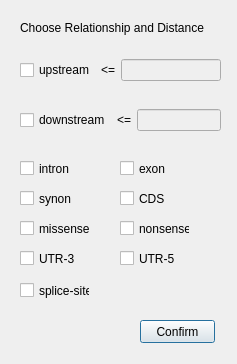
<?xml version="1.0" encoding="UTF-8"?>
<ui version="4.0">
 <class>RelationshipFilter</class>
 <widget class="QDialog" name="RelationshipFilter">
  <property name="geometry">
   <rect>
    <x>0</x>
    <y>0</y>
    <width>237</width>
    <height>364</height>
   </rect>
  </property>
  <property name="windowTitle">
   <string>RelationshipFilter</string>
  </property>
  <widget class="QWidget" name="horizontalLayoutWidget">
   <property name="geometry">
    <rect>
     <x>20</x>
     <y>50</y>
     <width>201</width>
     <height>41</height>
    </rect>
   </property>
   <layout class="QHBoxLayout" name="horizontalLayout">
    <item>
     <widget class="QCheckBox" name="checkBox_upstream">
      <property name="text">
       <string>upstream</string>
      </property>
     </widget>
    </item>
    <item>
     <widget class="QLabel" name="label_2">
      <property name="text">
       <string>&lt;=</string>
      </property>
     </widget>
    </item>
    <item>
     <widget class="QLineEdit" name="Input_upstream">
      <property name="enabled">
       <bool>false</bool>
      </property>
      <property name="text">
       <string/>
      </property>
     </widget>
    </item>
   </layout>
  </widget>
  <widget class="QWidget" name="horizontalLayoutWidget_2">
   <property name="geometry">
    <rect>
     <x>20</x>
     <y>100</y>
     <width>201</width>
     <height>41</height>
    </rect>
   </property>
   <layout class="QHBoxLayout" name="horizontalLayout_2">
    <item>
     <widget class="QCheckBox" name="checkBox_downstream">
      <property name="text">
       <string>downstream</string>
      </property>
     </widget>
    </item>
    <item>
     <widget class="QLabel" name="label_3">
      <property name="text">
       <string>&lt;=</string>
      </property>
     </widget>
    </item>
    <item>
     <widget class="QLineEdit" name="Input_downstream">
      <property name="enabled">
       <bool>false</bool>
      </property>
      <property name="text">
       <string/>
      </property>
     </widget>
    </item>
   </layout>
  </widget>
  <widget class="QCheckBox" name="checkBox_intron">
   <property name="geometry">
    <rect>
     <x>20</x>
     <y>160</y>
     <width>70</width>
     <height>17</height>
    </rect>
   </property>
   <property name="text">
    <string>intron</string>
   </property>
  </widget>
  <widget class="QCheckBox" name="checkBox_exon">
   <property name="geometry">
    <rect>
     <x>120</x>
     <y>160</y>
     <width>70</width>
     <height>17</height>
    </rect>
   </property>
   <property name="text">
    <string>exon</string>
   </property>
  </widget>
  <widget class="QCheckBox" name="checkBox_synon">
   <property name="geometry">
    <rect>
     <x>20</x>
     <y>190</y>
     <width>70</width>
     <height>17</height>
    </rect>
   </property>
   <property name="text">
    <string>synon</string>
   </property>
  </widget>
  <widget class="QCheckBox" name="checkBox_CDS">
   <property name="geometry">
    <rect>
     <x>120</x>
     <y>190</y>
     <width>70</width>
     <height>17</height>
    </rect>
   </property>
   <property name="text">
    <string>CDS</string>
   </property>
  </widget>
  <widget class="QCheckBox" name="checkBox_missense">
   <property name="geometry">
    <rect>
     <x>20</x>
     <y>220</y>
     <width>70</width>
     <height>17</height>
    </rect>
   </property>
   <property name="text">
    <string>missense</string>
   </property>
  </widget>
  <widget class="QCheckBox" name="checkBox_nonsense">
   <property name="geometry">
    <rect>
     <x>120</x>
     <y>220</y>
     <width>70</width>
     <height>17</height>
    </rect>
   </property>
   <property name="text">
    <string>nonsense</string>
   </property>
  </widget>
  <widget class="QCheckBox" name="checkBox_UTR3">
   <property name="geometry">
    <rect>
     <x>20</x>
     <y>250</y>
     <width>70</width>
     <height>17</height>
    </rect>
   </property>
   <property name="text">
    <string>UTR-3</string>
   </property>
  </widget>
  <widget class="QCheckBox" name="checkBox_UTR5">
   <property name="geometry">
    <rect>
     <x>120</x>
     <y>250</y>
     <width>70</width>
     <height>17</height>
    </rect>
   </property>
   <property name="text">
    <string>UTR-5</string>
   </property>
  </widget>
  <widget class="QCheckBox" name="checkBox_spicesite">
   <property name="geometry">
    <rect>
     <x>20</x>
     <y>280</y>
     <width>70</width>
     <height>21</height>
    </rect>
   </property>
   <property name="text">
    <string>splice-site</string>
   </property>
  </widget>
  <widget class="QLabel" name="label">
   <property name="geometry">
    <rect>
     <x>20</x>
     <y>20</y>
     <width>201</width>
     <height>16</height>
    </rect>
   </property>
   <property name="text">
    <string>Choose Relationship and Distance</string>
   </property>
  </widget>
  <widget class="QPushButton" name="confirm_button">
   <property name="geometry">
    <rect>
     <x>140</x>
     <y>320</y>
     <width>75</width>
     <height>23</height>
    </rect>
   </property>
   <property name="text">
    <string>Confirm</string>
   </property>
  </widget>
 </widget>
 <resources/>
 <connections/>
</ui>
